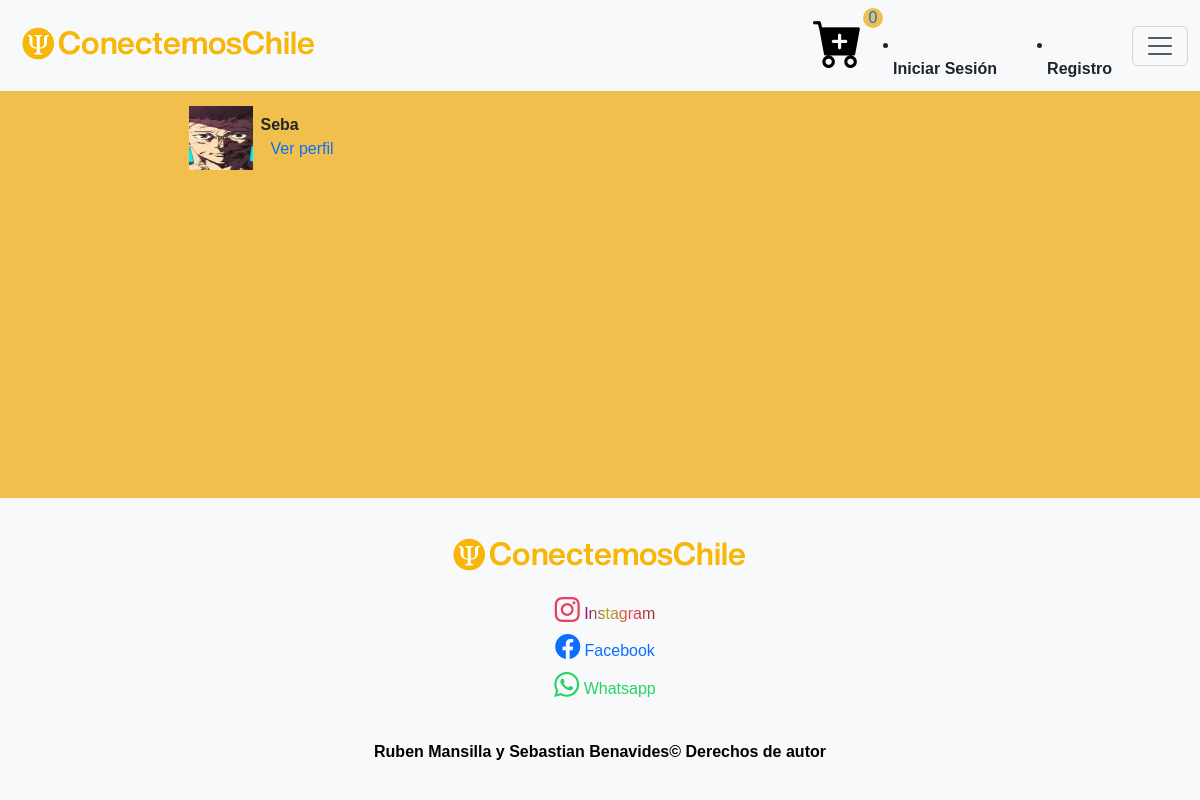
The app's page /profiles/, older data.
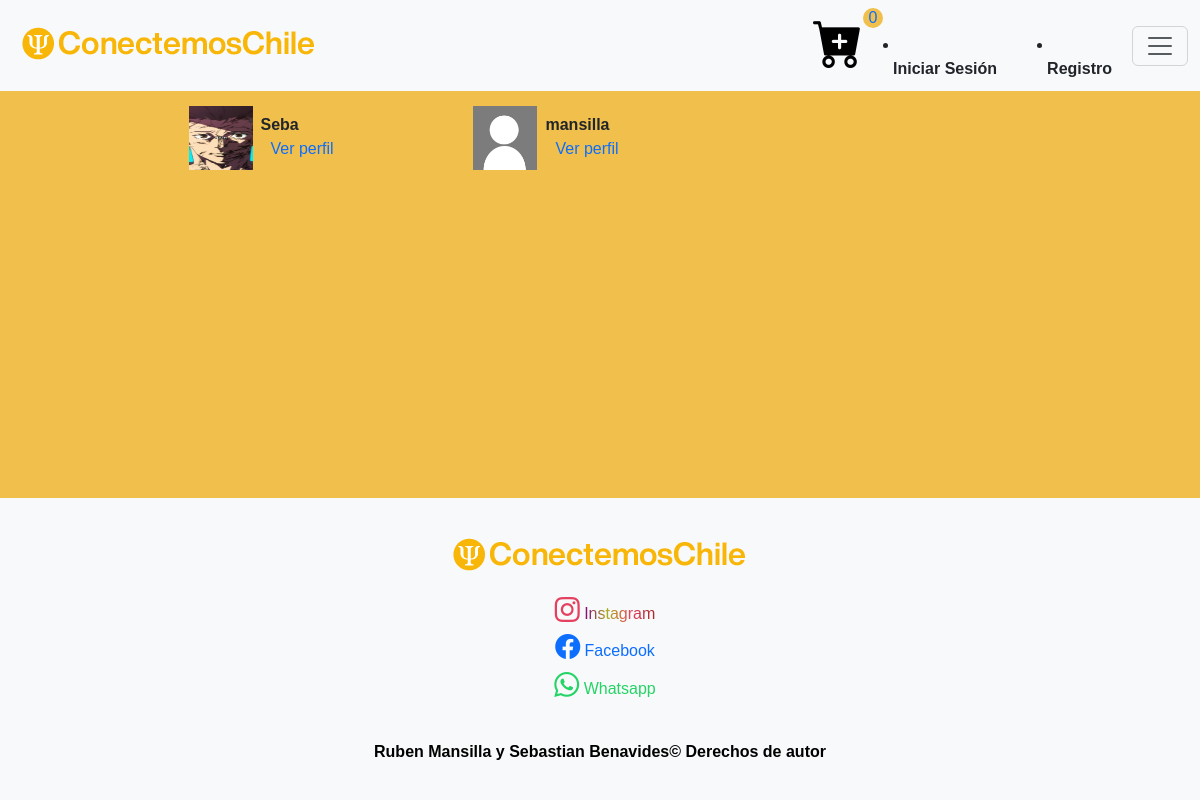
The same page, newer data.
### registration/models.py (models this page shows)
class Profile(models.Model):
    user = models.OneToOneField(User, on_delete=models.CASCADE)
    avatar = models.ImageField(upload_to=custom_upload_to, null=True, blank=True)
    bio = models.TextField(null=True)
    class Meta:
        ordering = ['user__username']

### profiles/views.py (the view)
# urls.py: path('', ProfileListView.as_view(), name='list'),
class ProfileListView(ListView):
    model = Profile
    template_name = 'profiles/profile_list.html'
    paginate_by = 6

### profiles/templates/profiles/profile_list.html (shortened to what this page needs)
{% extends 'core/base.html' %}
{% load static %}
{% block content %}
<link rel="stylesheet" href="{% static 'core/css/perfiles.css' %}">
<main role="main">
  <div id="perfiles" class="container mt-5">
    <div class="row mt-3">
      <div class="col-md-9 mx-auto mb-5">
        <h2>Perfiles</h2>
        <div class="row">
          {% for profile in profile_list %}
            <div class="col-md-4 mt-2 mb-3 ">
              <div class="row p-1">
                <div class="col-md-12">
                  {% if profile.avatar %}
                    <img src="{{profile.avatar.url}}" class="img-fluid profile-avatar">
                  {% else %}
                    <img src="{% static 'registration/img/no-avatar.jpg' %}" class="img-fluid profile-avatar">
                  {% endif %}
                  <p class="profile-data">
                    <b>{{profile.user|truncatechars:"16"}}</b><br>
                    <a href="{% url 'profiles:detail' profile.user %}">Ver perfil</a>
                  </p>
                </div>
              </div>
            </div>
          {% endfor %}
        </div>
      </div>
    </div>
  </div>
</main>
{% endblock %}

Row changes from the older to the newer data that the page shows:
added Profile: user "mansilla"
